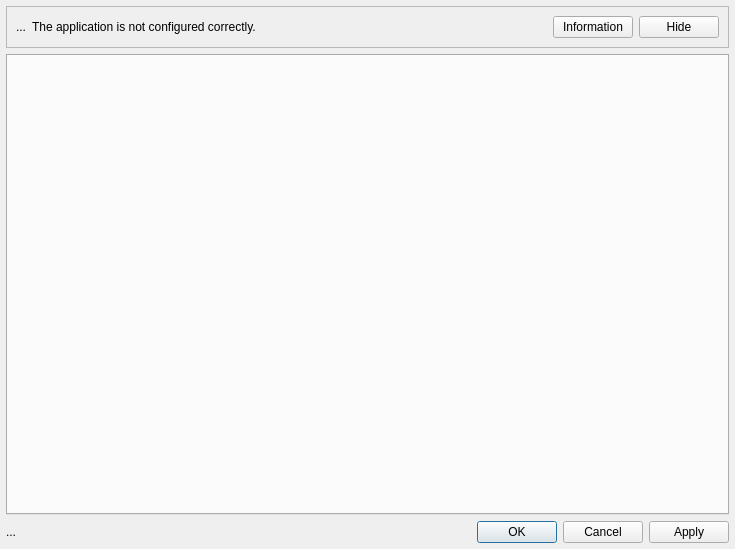
<?xml version="1.0" encoding="UTF-8"?>
<ui version="4.0">
 <class>MainWindow</class>
 <widget class="QWidget" name="MainWindow">
  <property name="geometry">
   <rect>
    <x>0</x>
    <y>0</y>
    <width>735</width>
    <height>549</height>
   </rect>
  </property>
  <property name="windowTitle">
   <string>Qt6 Configuration Tool</string>
  </property>
  <layout class="QGridLayout" name="gridLayout">
   <property name="leftMargin">
    <number>6</number>
   </property>
   <property name="topMargin">
    <number>6</number>
   </property>
   <property name="rightMargin">
    <number>6</number>
   </property>
   <property name="bottomMargin">
    <number>6</number>
   </property>
   <item row="0" column="0" colspan="2">
    <widget class="QFrame" name="warningFrame">
     <property name="frameShape">
      <enum>QFrame::StyledPanel</enum>
     </property>
     <property name="frameShadow">
      <enum>QFrame::Raised</enum>
     </property>
     <layout class="QHBoxLayout" name="horizontalLayout">
      <item>
       <widget class="QLabel" name="warningIconLabel">
        <property name="text">
         <string notr="true">...</string>
        </property>
       </widget>
      </item>
      <item>
       <widget class="QLabel" name="label">
        <property name="sizePolicy">
         <sizepolicy hsizetype="Expanding" vsizetype="Preferred">
          <horstretch>0</horstretch>
          <verstretch>0</verstretch>
         </sizepolicy>
        </property>
        <property name="text">
         <string>The application is not configured correctly.</string>
        </property>
       </widget>
      </item>
      <item>
       <widget class="QPushButton" name="infoButton">
        <property name="text">
         <string>Information</string>
        </property>
       </widget>
      </item>
      <item>
       <widget class="QPushButton" name="hideButton">
        <property name="text">
         <string>Hide</string>
        </property>
       </widget>
      </item>
     </layout>
    </widget>
   </item>
   <item row="1" column="0" colspan="2">
    <widget class="QTabWidget" name="tabWidget">
     <property name="focusPolicy">
      <enum>Qt::StrongFocus</enum>
     </property>
    </widget>
   </item>
   <item row="2" column="0">
    <widget class="QLabel" name="versionLabel">
     <property name="text">
      <string notr="true">...</string>
     </property>
    </widget>
   </item>
   <item row="2" column="1">
    <widget class="QDialogButtonBox" name="buttonBox">
     <property name="standardButtons">
      <set>QDialogButtonBox::Apply|QDialogButtonBox::Cancel|QDialogButtonBox::Ok</set>
     </property>
    </widget>
   </item>
  </layout>
 </widget>
 <resources/>
 <connections>
  <connection>
   <sender>hideButton</sender>
   <signal>clicked()</signal>
   <receiver>warningFrame</receiver>
   <slot>hide()</slot>
   <hints>
    <hint type="sourcelabel">
     <x>691</x>
     <y>32</y>
    </hint>
    <hint type="destinationlabel">
     <x>723</x>
     <y>47</y>
    </hint>
   </hints>
  </connection>
 </connections>
</ui>
